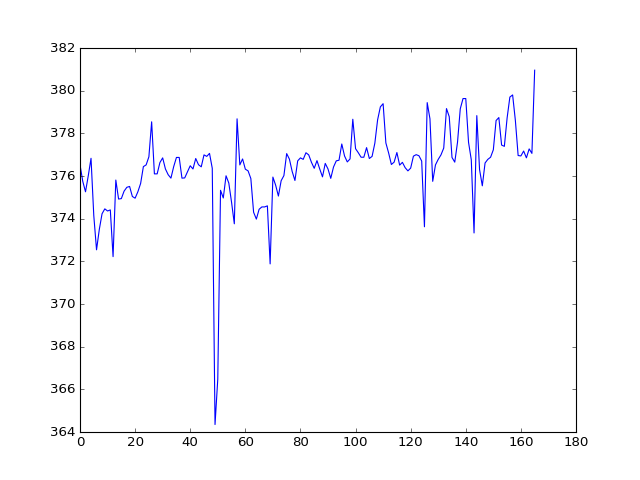

Reproduce this figure in Python.
#- Read global signal values calculated by SPM, and plot
global_signals = np.loadtxt('global_signals.txt')
plt.plot(global_signals)
# [...]
